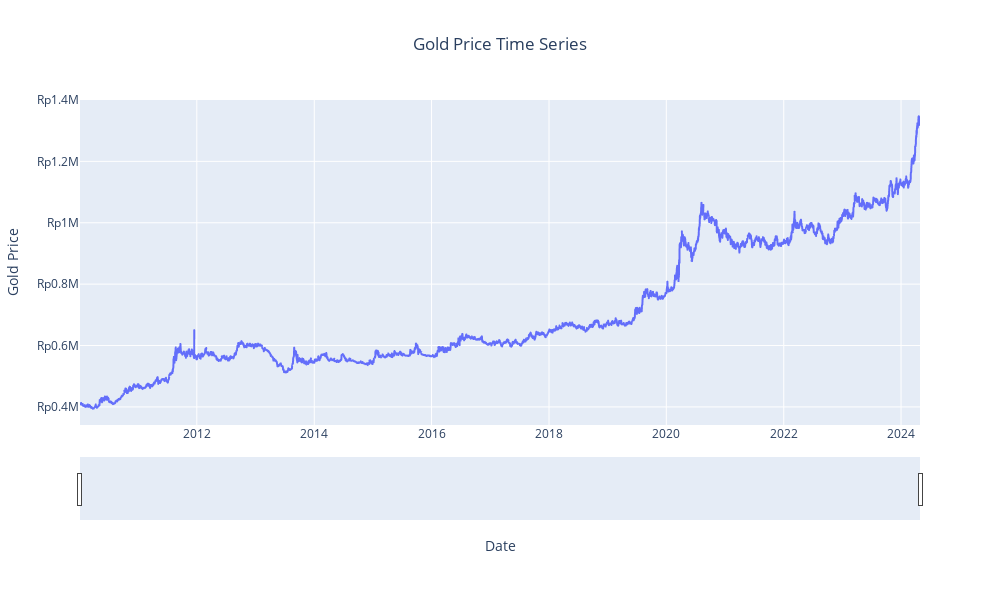

Write notebook code for a chart like this one.
### Code cell
import plotly.express as px

fig = px.line(data, x='Date', y='Gold Price', title='Gold Price Time Series')
fig.update_xaxes(rangeslider_visible=True)

# Format y-axis ticks as currency
locale.setlocale(locale.LC_NUMERIC, 'id_ID')
fig.update_yaxes(tickprefix='Rp')

# Set the height and width of the chart
fig.update_layout(height=600, width=1000)

# Center-align the title
fig.update_layout(title_x=0.5)

fig.show()

### Figure 1 — Plotly figure (JSON) as saved in the notebook; plotly's stock layout.template omitted (floating-point values rounded to 4 significant figures; data arrays with more than 128 entries replaced by an {"elided": "..."} marker saying what was removed)
{"data": [{"hovertemplate": "Date=%{x}<br>Gold Price=%{y}<extra></extra>", "legendgroup": "", "line": {"color": "#636efa", "dash": "solid"}, "marker": {"symbol": "circle"}, "mode": "lines", "name": "", "showlegend": false, "type": "scattergl", "x": {"elided": "4231 str values"}, "xaxis": "x", "y": {"elided": "4231 int values"}, "yaxis": "y"}], "layout": {"height": 600, "legend": {"tracegroupgap": 0}, "title": {"text": "Gold Price Time Series", "x": 0.5}, "width": 1000, "xaxis": {"anchor": "y", "domain": [0, 1], "rangeslider": {"visible": true}, "title": {"text": "Date"}}, "yaxis": {"anchor": "x", "domain": [0, 1], "tickprefix": "Rp", "title": {"text": "Gold Price"}}}}
